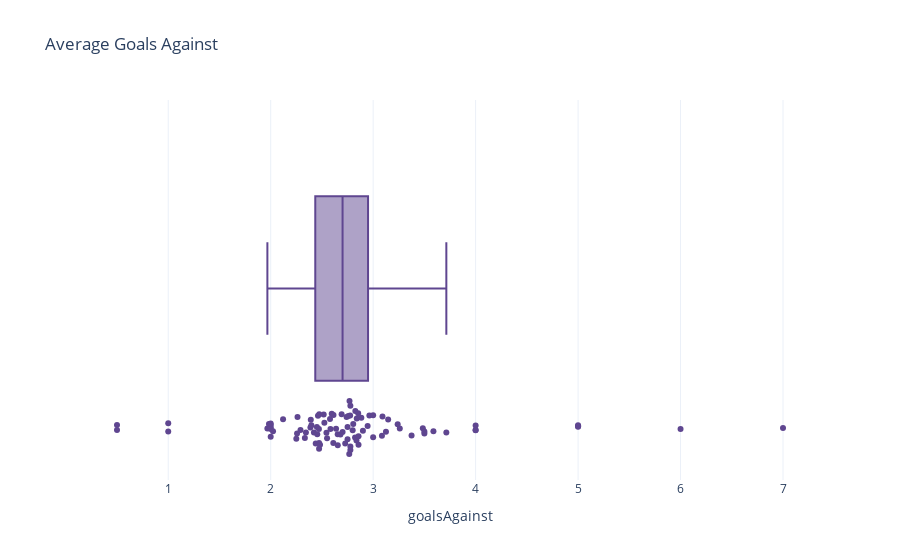

Write notebook code for a chart like this one.
### Code cell
px.box(dfPlayerStats, x='goalsAgainst', title='Average Goals Against', hover_data=['firstName', 'lastName'], points='all')

### Figure 1 — Plotly figure (JSON) as saved in the notebook; plotly's stock layout.template omitted (floating-point values rounded to 4 significant figures; data arrays with more than 128 entries replaced by an {"elided": "..."} marker saying what was removed)
{"data": [{"alignmentgroup": "True", "boxpoints": "all", "customdata": {"elided": "93x2 str values"}, "hovertemplate": "goalsAgainst=%{x}<br>firstName=%{customdata[0]}<br>lastName=%{customdata[1]}<extra></extra>", "legendgroup": "", "marker": {"color": "rgb(95, 70, 144)"}, "name": "", "notched": false, "offsetgroup": "", "orientation": "h", "showlegend": false, "type": "box", "x": [2.769, 3.714, 2.0, 2.55, 2.776, 3.0, 3.485, 2.638, 2.681, 2.439, 2.75, 3.239, 2.583, 2.767, 2.472, 2.8, 2.806, 2.826, 1.983, 2.25, 2.023, 2.0, 2.75, 2.885, 3.146, 2.654, 2.544, 3.375, 3.086, 2.692, 2.611, 2.471, 2.481, 2.701, 2.854, 2.397, 4.0, 2.517, 2.388, 3.588, 2.837, 2.824, 2.524, 5.0, 2.344, 2.262, 2.963, 2.257, 2.451, 2.579, 2.946, 2.758, 2.596, 3.26, 2.474, 2.84, 2.333, 2.9, 4.0, 2.778, 2.857, 2.291, 3.5, 2.857, 2.778, 2.422, 2.472, 0.5, 3.0, 6, 3.091, 2.462, 3.125, 5.0, 2.778, 1.968, 2.121, 2.741, 2, 2.655, 2.0, 2.613, 2.391, 2.727, 1.0, 3.5, 7.0, 2.455, 0.5, 1.0, 4.0, 5, 2.0], "x0": " ", "xaxis": "x", "y0": " ", "yaxis": "y"}], "layout": {"boxmode": "group", "legend": {"tracegroupgap": 0}, "title": {"text": "Average Goals Against"}, "xaxis": {"anchor": "y", "domain": [0, 1], "title": {"text": "goalsAgainst"}}, "yaxis": {"anchor": "x", "domain": [0, 1]}}}
